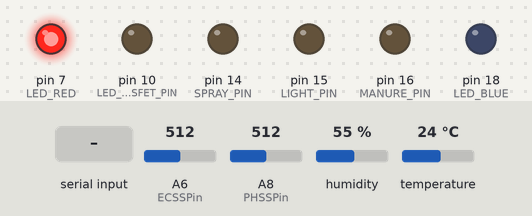
Simulated run of this sketch. Board: Arduino Leonardo, built with avr-gcc and run on an emulated ATmega32U4. On the bench: output pins drawn as LEDs (lit = HIGH). The inputs (shaded band) are chosen by the test bench; at power-on: A6 (ECSSPin) = 512, A8 (PHSSPin) = 512, humidity 55 %, temperature 24 °C. Random numbers use the default seed unless the sketch sets one; what the sketch prints to the serial monitor is not drawn.

Above: at 0.02 s.
At 1.2 s:
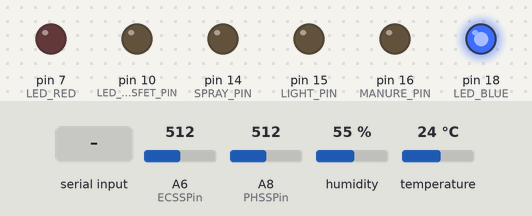
1.3 s: "PC\n" received over the second serial link
2.8 s: "90,45\n" received over the second serial link
4.3 s: "1\n" received over the second serial link
Timing chart, 0 to 31.5 s (numbered marks = the images above; inputs shaded):
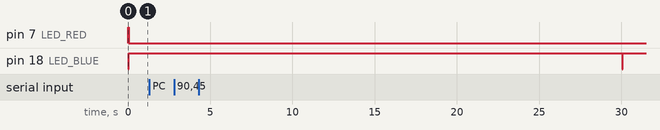

The sketch:

nodev1.1.ino
```cpp
//MasterNode//
//Include
#include <TimeLib.h>
#include <Time.h>
#include <OneWire.h>
#include <SHT1x.h>
#include <EEPROM.h>
#include <ArduinoJson.h>
#include <Wire.h>

//Serial
#define DEBUG		Serial

#define flag_nID		0x06
#define flag_hID		0x0D
#define flag_ID_ON	5

#define RF_Node
#ifdef RF_Node

//Define ID
String HubID;
String NodeID;
String Source;

#define RF			Serial1

//data json
#define MES_ID			"MES_ID"
#define HUB_ID			"HUB_ID"
#define NODE_ID			"NODE_ID"
#define SOURCE			"SOURCE"
#define DEST			"DEST"
#define CMD_T			"CMD_T"
#define MANURE			"MANURE"
#define ACTION_FROM		"ACTION_FROM"
#define SPRAY			"SPRAY"
#define LIGHT			"LIGHT"
#define LED_MOSFET		"LED_MOSFET"
#define LIGHT_MIN		"LIGHT_MIN"
#define LIGHT_MAX		"LIGHT_MAX"
#define HUMI_MIN		"HUMI_MIN"
#define HUMI_MAX		"HUMI_MAX"
#define TEMP_MIN		"TEMP_MIN"
#define TEMP_MAX		"TEMP_MAX"
#define PH_MIN			"PH_MIN"
#define PH_MAX			"PH_MAX"
#define EC_MIN			"EC_MIN"
#define EC_MAX			"EC_MAX"
#define AUTO_STATUS		"AUTO_STATUS"
#define INTERVAL_UPDATE	"INTERVAL_UPDATE"
#define SCHELDULE		"SCHELDULE"

#define S_TEMP			"S_TEMP"
#define S_HUMI			"S_HUMI"
#define	S_LIGHT			"S_LIGHT"
#define	S_PH			"S_PH"
#define S_EC			"S_EC"

#define ON				"ON"
#define OFF				"OFF"
#define PC				"PC"

//STT
#define STT_OFF 0
#define	STT_ON 1
#define STT_PC 0

//
int	  BufferSTT[6];
float BufferSS[6];
float BufferCTl[6];
float BufferCTh[6];
int intervarUpdate;
String scheldule;
//
enum I2C_STT
{
	NoSensor = 0,
	Temp,
	Humi,
	Light,
	PH,
	EC
};

int Stt_Manure = STT_OFF;
int Stt_Spray = STT_OFF;
int Stt_Light = STT_OFF;
int Stt_LED_Mosfet = STT_PC;

//
//HardwareSerial
enum COMMAND_TYPE {
	NO_COMMAND = 0, //phòng trường hợp ko có gì nó tự chuyển thành 0

	CONTROL_GARDEN_HUB,							//no retain
	CONTROL_GARDEN_NODE,						//no retain
	CONTROL_ENVIROMENT_MONITOR,					//no retain
	CONTROL_TANK_CONTROLER,						//no retain

	GET_DATA_GARDEN_HUB,						//no retain
	GET_DATA_GARDEN_NODE,						//no retain
	GET_DATA_ENVIROMENT_MONITOR,				//no retain
	GET_DATA_TANK_CONTROLER,					//no retain

	UPDATE_DATA_GARDEN_HUB,						//with retain
	UPDATE_DATA_GARDEN_NODE,					//with retain
	UPDATE_DATA_ENVIROMENT_MONITOR,				//with retain
	UPDATE_DATA_TANK_CONTROLER,					//with retain

	UPDATE_HUB_HARDWARE_STATUS,					//with retain
	UPDATE_ACTION_LOGS,
	LIBS_GARDEN_NODE,

	NOTIFICATION,
	ADD_NEW_TRAY								//without retain
};

enum NODE_TYPE {
	GARDEN_HUB = 0,
	GARDEN_NODE,
	ENVIROMENT_MONITOR,
	TANK_CONTROLER
};

enum NOTIFICATION_TYPE {
	NO_NOTIFY = 0,

	HUB_ONLINE,
	HUB_OFFLINE,

	LIGHT_TOO_HIGH,
	LIGHT_TOO_LOW,

	TEMP_GARDEN_TOO_HIGH,
	TEMP_GARDEN_TOO_LOW,
	HUMI_GARDEN_TOO_LIGH,
	HUMI_GARDEN_TOO_LOW,

	TEMP_SOIL_TOO_LOW,
	TEMP_SOIL_TOO_HIGH,
	HUMI_SOIL_TOO_LOW,
	HUMI_SOIL_TOO_HIGH,

	RAIN,
	WINDY_TOO_STRONG,
	WATER_TOO_LOW,
	WATER_A_LOW,
	WATER_B_LOW,

	ERROR_SENSOR_TEMP,
	ERROR_SENSOR_HUMI,
	ERROR_SENSOR_LIGHT,
	ERROR_SENSOR_PH,
	ERROR_SENSOR_EC
};

#endif // RF_Node

#define I2C_Sensor
#ifdef I2C_Sensor

// Define address sensor
#define SensorAddress 1 //address sensor

#endif // I2C_Sensor

#define HardWareNode
#ifdef HardWareNode

#define SHTDataPin		20
#define SHTClockPin		19
SHT1x SoilSS(SHTDataPin, SHTClockPin);

#define LightSSPin		9
#define PHSSPin			8
#define ECSSPin			6
#define TempECPin		5

#define LED_RED			7
#define LED_BLUE		18
#define BUTTON			21
#define ResetModlue		4

#define	RELAY1			16
#define	RELAY2			14
#define RELAY3			15
#define MOSFET			10

#define MANURE_PIN	RELAY1
#define SPRAY_PIN	RELAY2
#define LIGHT_PIN	RELAY3
#define LED_MOSFET_PIN MOSFET

#define LedRedOn	digitalWrite(LED_RED, LOW)
#define LedRedOff	digitalWrite(LED_RED, HIGH)
#define LedBlueOn	digitalWrite(LED_BLUE, LOW)
#define LedBlueOff	digitalWrite(LED_BLUE, HIGH)
#endif // HardwareNode
void Config_IO()
{
	pinMode(LightSSPin, INPUT);
	pinMode(PHSSPin, INPUT);
	pinMode(ECSSPin, INPUT);

	OneWire TempEC(TempECPin);

	pinMode(LED_RED, OUTPUT);
	digitalWrite(LED_RED, HIGH);

	pinMode(LED_BLUE, OUTPUT);
	digitalWrite(LED_BLUE, HIGH);

	pinMode(ResetModlue, OUTPUT);
	digitalWrite(ResetModlue, LOW);

	pinMode(MANURE_PIN, OUTPUT);
	digitalWrite(MANURE_PIN, LOW);

	pinMode(SPRAY_PIN, OUTPUT);
	digitalWrite(SPRAY_PIN, LOW);

	pinMode(LIGHT_PIN, OUTPUT);
	digitalWrite(LIGHT_PIN, LOW);

	pinMode(LED_MOSFET_PIN, OUTPUT);
	analogWrite(LED_MOSFET_PIN, 0);
}

//////////////////////////////////////////
String Create_Node_ID()
{
	char flag_nid;
	char id;
	String ID;
	flag_nid = EEPROM.read(flag_nID);
	if (flag_nid != flag_ID_ON)
	{
		EEPROM.write(0, 78);
		for (uint8_t i = 1; i <= 5; i++)
		{
			if (5 <= random(9))
			{
				id = random(48, 57);
			}
			else id = random(65, 90);
			Serial.println(id);
			EEPROM.write(i, id);
		}
		flag_nid = flag_ID_ON;
		EEPROM.write(flag_nID, flag_nid);
	}
	for (uint8_t i = 0; i <= 5; i++)
	{

		ID += (char)EEPROM.read(i);
	}
	DEBUG.print("node ID: ");
	DEBUG.println(ID);
	delay(1000);
	return ID;
}

/////////////////////////////////////////
void Write_Hub_ID(String ID)
{
	for (uint8_t i = 0; i <= 5; i++)
	{
		EEPROM.write(i + 0x07, ID.charAt(i));
	}
	EEPROM.write(flag_hID, flag_ID_ON);
}
String Read_Hub_ID()
{
	String ID = "";
	char flag_hid;
	flag_hid = EEPROM.read(flag_hID);
	if (flag_hid == flag_ID_ON)
	{
		for (uint8_t i = 0; i <= 5; i++)
		{
			ID += (char)EEPROM.read(i + 0x07);
		}
	}

	DEBUG.print("Hub ID: ");
	DEBUG.println(ID);
	delay(1000);
	return ID;
}


//////////////////////////////////////
int Control_Node()
{
	String RF_Messenger;
	if (RF.available())
	{
		LedBlueOn;
		RF_Messenger.reserve(256);
		RF_Messenger = RF.readStringUntil('\n');
		DEBUG.print(F("Receive\r\n"));
		DEBUG.println(RF_Messenger);
		DynamicJsonBuffer jsonBufferNode(255);
		JsonObject& NodeBuffer = jsonBufferNode.parseObject(RF_Messenger);
		LedBlueOff;
		if (!NodeBuffer.success())
		{
			DEBUG.println(F("Error! not successful"));
			return 0;
		}
		String _MesID = NodeBuffer[MES_ID].as<String>();
		String _HubID = NodeBuffer[HUB_ID].as<String>();
		String _Source = NodeBuffer[SOURCE].as<String>();
		Source = _Source;
		String _Dest = NodeBuffer[DEST].as<String>();
		int _CmdT = NodeBuffer[CMD_T].as<int>();

		if (_Dest == NodeID)
		{
			if (_HubID != HubID)
			{
				HubID = _HubID;
			}
			if (_CmdT == CONTROL_GARDEN_NODE)
			{
				String _Manure = NodeBuffer[MANURE].as<String>();
				String _Spray = NodeBuffer[SPRAY].as<String>();
				String _Light = NodeBuffer[LIGHT].as<String>();
				String _Led_Mosfet = NodeBuffer[LED_MOSFET].as<String>();

				Control_Output_Node(MANURE_PIN, _Manure);
				Control_Output_Node(SPRAY_PIN, _Spray);
				Control_Output_Node(LIGHT_PIN, _Light);
				Control_Output_Node(LED_MOSFET_PIN, _Led_Mosfet);

				Upload(1);
			}
			else if (_CmdT == GET_DATA_GARDEN_NODE)
			{
				Upload(0);
			}
		}
	}
}
void Control_Output_Node(int PIN, String STT)
{

	if (PIN == MANURE_PIN)
	{
		if (STT == ON)
		{
			Stt_Manure = STT_ON;
		}
		else if (STT == OFF)
		{
			Stt_Manure = STT_OFF;
		}

		(Stt_Manure == 1) ? digitalWrite(PIN, HIGH) : digitalWrite(PIN, LOW);
	}
	if (PIN == SPRAY_PIN)
	{
		if (STT == ON)
		{
			Stt_Spray = STT_ON;
		}
		else if (STT == OFF)
		{
			Stt_Spray = STT_OFF;
		}
		(Stt_Spray == 1) ? digitalWrite(PIN, HIGH) : digitalWrite(PIN, LOW);
	}
	if (PIN == LIGHT_PIN)
	{
		if (STT == ON)
		{
			Stt_Light = STT_ON;
		}
		else if (STT == OFF)
		{
			Stt_Light = STT_OFF;
		}
		(Stt_Light == 1) ? digitalWrite(PIN, HIGH) : digitalWrite(PIN, LOW);
	}
	if (PIN == LED_MOSFET_PIN)
	{
		if (STT.indexOf("PC") >= 0)
		{
			String Stt_Tr = STT.substring(2);
			int Val_Mosfet = Stt_Tr.toInt();
			Stt_LED_Mosfet = Val_Mosfet;
			int ValM = map(Val_Mosfet, 0, 100, 0, 255);
			analogWrite(PIN, ValM);
		}
	}
}

void Update_data_Node(unsigned int Time_Update_Data)
{
	static unsigned long timeUD = millis();
	if ((millis() - timeUD) > Time_Update_Data)
	{
		timeUD = millis();
		Upload(0);
	}
}

void Upload(bool i)
{
	LedBlueOn;
	DynamicJsonBuffer jsBufferUpDataNode(225);
	JsonObject& jsUpDataNode = jsBufferUpDataNode.createObject();

	jsUpDataNode[MES_ID] = String("HieuV2");
	jsUpDataNode[HUB_ID] = HubID;
	jsUpDataNode[SOURCE] = NodeID;
	jsUpDataNode[DEST] = HubID;
	jsUpDataNode[CMD_T] = int(UPDATE_DATA_GARDEN_NODE);
	if (i == 1)
	{
		jsUpDataNode[ACTION_FROM] = Source;
	}

	jsUpDataNode[MANURE] = Stt_Manure == STT_ON ? ON : OFF;
	jsUpDataNode[SPRAY] = Stt_Spray == STT_ON ? ON : OFF;
	jsUpDataNode[LIGHT] = Stt_Light == STT_ON ? ON : OFF;
	{
		String pc = "PC";
		jsUpDataNode[LED_MOSFET] = pc + String(Stt_LED_Mosfet);
	}

	jsUpDataNode[S_TEMP] = String(BufferSS[Temp]);
	jsUpDataNode[S_HUMI] = String(BufferSS[Humi]);
	jsUpDataNode[S_EC] = String(BufferSS[EC]);
	jsUpDataNode[S_LIGHT] = String(BufferSS[Light]);
	jsUpDataNode[S_PH] = String(BufferSS[PH]);

	String UpDataNode;
	jsUpDataNode.printTo(UpDataNode);
	if (RF.available() <= 0)
	{
		RF.println(UpDataNode);
		DEBUG.println(F("\r\nSend"));
		DEBUG.println(UpDataNode);
	}
	delay(10);
	LedBlueOff;
}

void ReadSS()
{
	int Time_Read_Sensor = 5000;
	static unsigned long timeUD = millis();
	if ((millis() - timeUD) > Time_Read_Sensor)
	{
		timeUD = millis();
		BufferSS[Temp] = SoilSS.readTemperatureC();
		BufferSS[Humi] = SoilSS.readHumidity();
		BufferSS[Light] = analogRead(LIGHT_PIN);
		BufferSS[PH] = analogRead(PHSSPin);
		BufferSS[EC] = analogRead(ECSSPin);
	}
}

void ReadI2CData()
{
	int Time_Read_Sensor = 3000;
	static unsigned long timeUD = millis();
	if ((millis() - timeUD) > Time_Read_Sensor)
	{
		timeUD = millis();
		BufferSS[Temp] = callSensor(SensorAddress, Temp); // ok
		BufferSS[Humi] = callSensor(SensorAddress, Humi); //ok
		BufferSS[Light] = callSensor(SensorAddress, Light); //ok
		BufferSS[PH] = callSensor(SensorAddress, PH); //ok
		BufferSS[EC] = callSensor(SensorAddress, EC); //ok
	}
}

float callSensor(int sensorID, int typeSensor)
{
	// Send Cmd
	float I2CData;
	int status = typeSensor;
	Wire.beginTransmission(sensorID);
	Wire.write(status >> 8);
	Wire.write(status & 0xff);
	Wire.endTransmission();

	// Rece data
	Wire.beginTransmission(sensorID);
	Wire.requestFrom(sensorID, 4);
	if (Wire.available())
	{
		byte data[4];
		int i = 0;
		while (Wire.available())
		{
			data[i] = Wire.read();
			i++;
		}
		union  By2Fl { byte ByinFl[4]; float Fl; } By2Fl;
		By2Fl.ByinFl[0] = data[0];
		By2Fl.ByinFl[1] = data[1];
		By2Fl.ByinFl[2] = data[2];
		By2Fl.ByinFl[3] = data[3];
		I2CData = By2Fl.Fl;
		BufferSS[status] = I2CData;
	}
	Wire.endTransmission();
	return I2CData;
}

void setup()
{
	DEBUG.begin(115200);
	delay(10);
	Wire.begin();
	DEBUG.println("Config Node!");
	RF.begin(115200);
	RF.setTimeout(10);

	Config_IO();

	NodeID = "N7G6F1";
	HubID = "H4C37C";
	DEBUG.print("NodeID: ");
	DEBUG.println(NodeID);
	DEBUG.println("Done!");
	ReadSS();
	Upload(0);
	LedRedOn;
}


void loop()
{
	Control_Node();
	if (HubID != "")
	{
		ReadSS();
		Update_data_Node(30*1000);
	}

}
```
